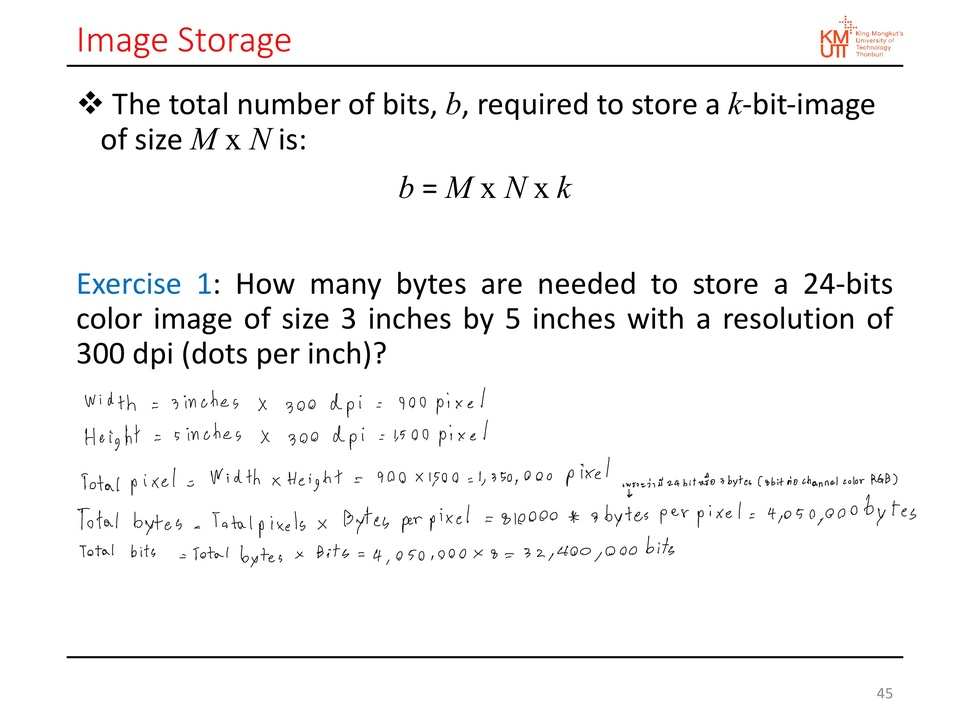
#> input picture CSS496/Image Storage.jpg, 970 x 727 px, shrunk from 2640 x 1980 before the run
$ python 8.py --image 'Image Storage.jpg' --simage hebrew_text_division.jpg
#> lines starting #> are read from the running program, lines starting #| are printed output that depends on the picture; after the words box and inside, x2 and y2 are one past the last pixel; in counts of white or black regions, pixels touching at a corner belong together; long printed decimals are rounded
# from utils import sliding_window
import argparse
import time
import numpy as np
import cv2

def sliding_window(image, stepSize, windowSize):
    for y in range(0, image.shape[0], stepSize):
        for x in range(0, image.shape[1], stepSize):
            yield (x, y, image[y:y + windowSize[1], x:x + windowSize[0]])

def correlation_coefficient(patch1, patch2):
    product = np.mean((patch1 - patch1.mean()) * (patch2 - patch2.mean()))
    stds = patch1.std() * patch2.std()
    if stds == 0:
        return 0
    else:
        product /= stds
        return product

ap = argparse.ArgumentParser()
ap.add_argument("-i", "--image", required=True, help="Path to the image")
ap.add_argument("-s", "--simage", required=True, help="Path to the image")
args = vars(ap.parse_args())

image1 = cv2.imread(args["image"])
#> image1 is the input picture: shape (727, 970, 3); mean B, G, R 245.5, 245.5, 245.9
image2 = cv2.imread(args["simage"])
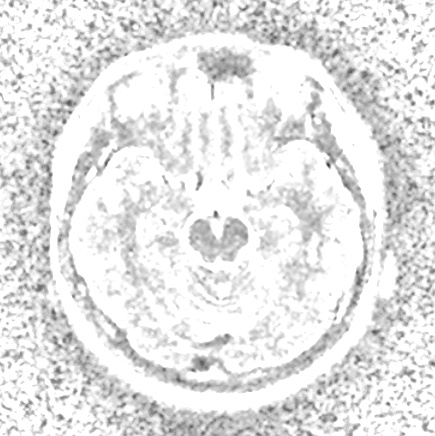
#> input picture CSS496/hebrew_text_division.jpg, 435 x 436 px
#> image2 is the input picture: shape (436, 435, 3); min 52, max 255, mean 228.8

img1 = cv2.cvtColor(image1, cv2.COLOR_RGB2GRAY)
img2 = cv2.cvtColor(image2, cv2.COLOR_RGB2GRAY)

(winH, winW) = img2.shape
#> winH = 436; winW = 435
found = None

for (x,y,window) in sliding_window(img1, stepSize = 16, windowSize = (winW,winH)):
    if window.shape[0] != winH or window.shape[1] != winW:
        continue

    patch = window.copy()

    maxV = correlation_coefficient(patch, img2)

    if found is None or maxV > found:
        found = maxV
        outx = x
        outy = y
        print(found)

    clone = img1.copy()

    cv2.rectangle(clone, (x,y),(x + winW, y + winH), (0,255,0),2)
    vertical = np.vstack((img2, patch))
    cv2.imshow("Match", vertical)
    cv2.imshow("Window", clone)
    cv2.waitKey(1)
    time.sleep(0.025)
#> this loop made 2806 passes
#> (x, product in correlation_coefficient, stds in correlation_coefficient, maxV, found, outx, outy) on passes 1, 2, 9, 10: (0, -0.0224, 1600.1, -0.0224, -0.0224, 0, 0), (16, -0.0168, 1622.9, -0.0168, -0.0168, 16, 0), (128, -0.0148, 1670.3, -0.0148, -0.0148, 128, 0), (144, -0.0147, 1663.3, -0.0147, -0.0147, 144, 0)
#> (maxV, found, outx, outy) on passes 62, 192, 195, 203, 205, 327: (-0.00321, -0.00321, 0, 16), (0.00106, 0.00106, 128, 48), (0.0126, 0.0126, 176, 48), (0.0172, 0.0172, 304, 48), (0.0208, 0.0208, 336, 48), (0.0265, 0.0265, 336, 80)
#| -0.02241
#| -0.01683
#| -0.01479
#| -0.01468
#| -0.003206
#| 0.001058
#| 0.0126
#| 0.0172
#> (further printed lines are left out)
#> pass 1, `patch = window.copy()`:
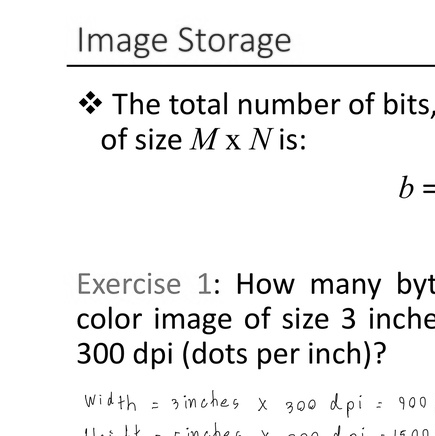
#> patch: shape (436, 435); min 0, max 255, mean 240.1
#> pass 1, `cv2.imshow("Window", clone)`:
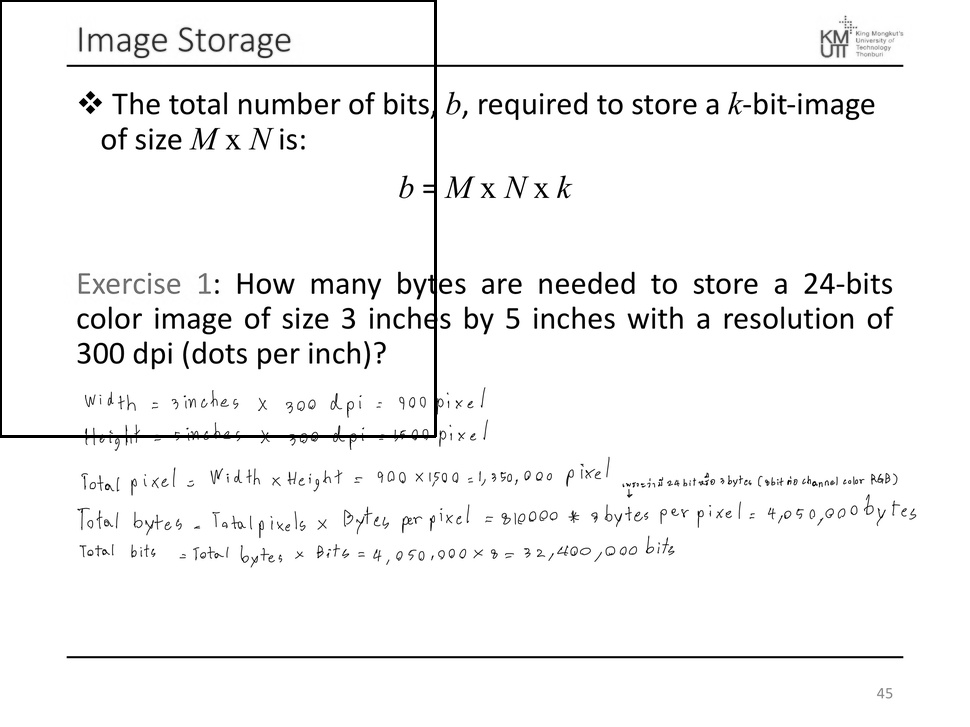
#> window 'Window': shape (727, 970); min 0, max 255, mean 244.1
#> after the loop:
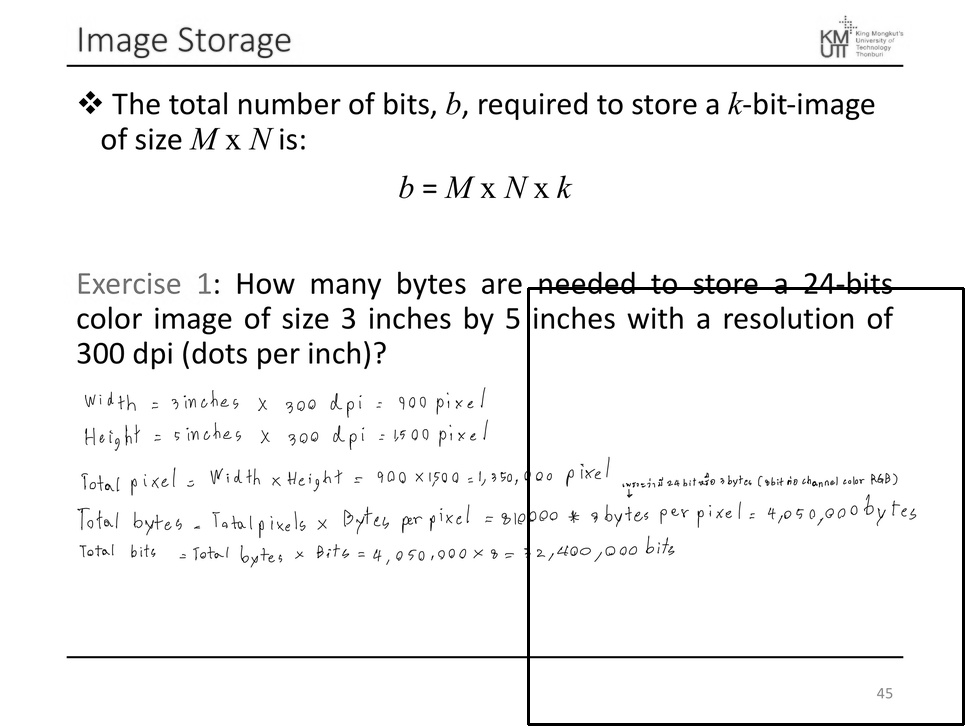
#> clone: shape (727, 970); min 0, max 255, mean 243.8
#> after the loop:
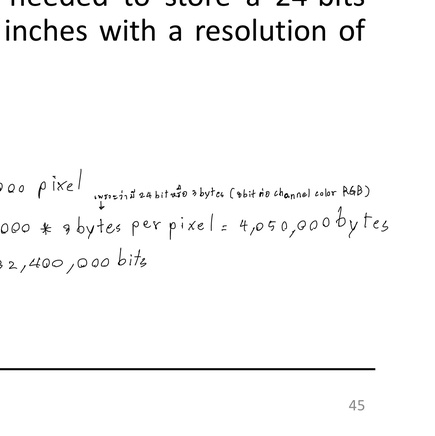
#> patch: shape (436, 435); min 0, max 255, mean 248.3
#> after the loop, found = 0.0378; outx = 480; outy = 288

cv2.destroyAllWindows()

patch = image1[outy:outy+winH,outx:outx+winW,:]
#> patch: shape (436, 435, 3)

cv2.rectangle(image1, (outx,outy),(outx+ winW,outy+winH),(0,255,0),2)
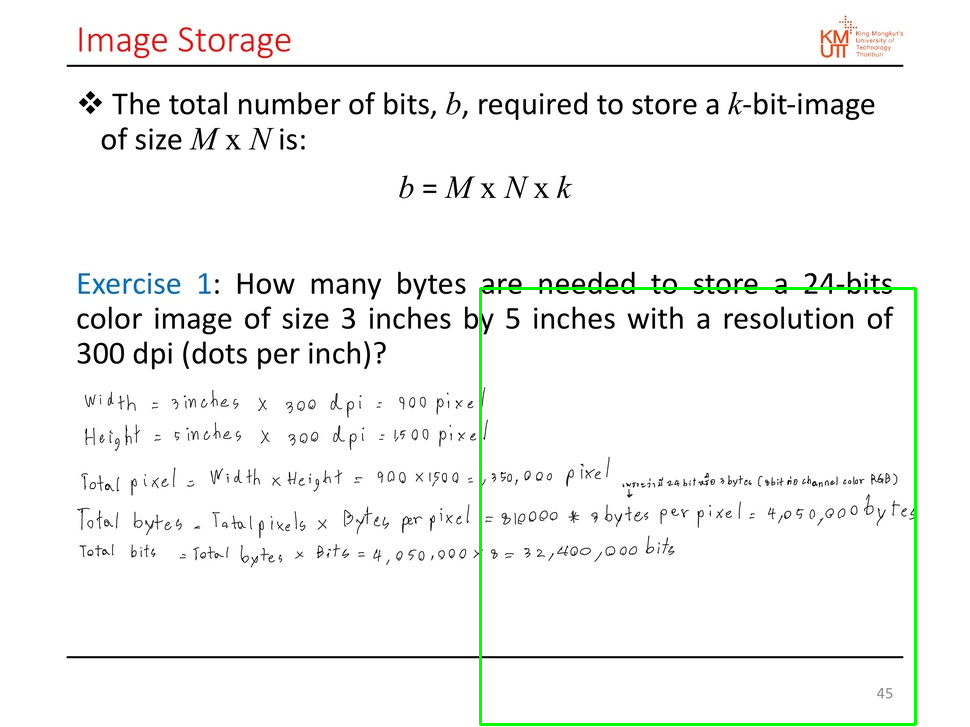
#> image1: shape (727, 970, 3); 0.74% of pixels changed, all inside (x1, y1, x2, y2) = (479, 287, 917, 726)
vertical = np.vstack((image2,patch))
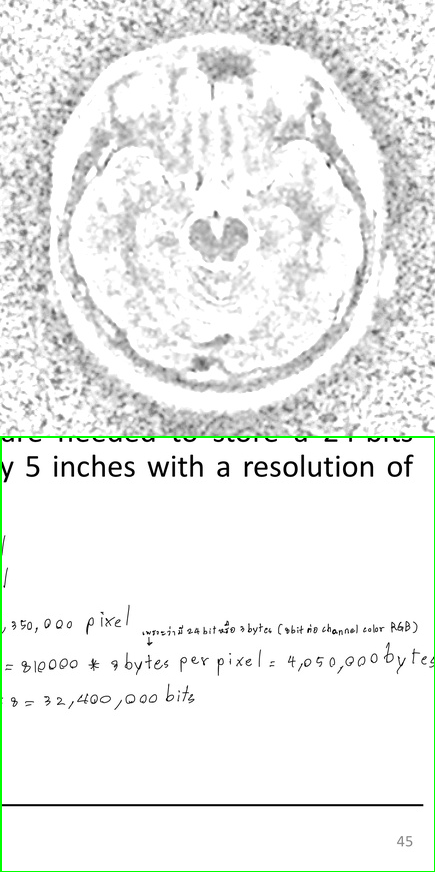
#> vertical: shape (872, 435, 3); mean B, G, R 236.5, 238.2, 236.5
cv2.imshow("Match", vertical)
cv2.imshow("Final", image1)
key = cv2.waitKey(0) &0xFF
#> (key q is pressed here)

if key == ord("q"):
    cv2.destroyAllWindows()
